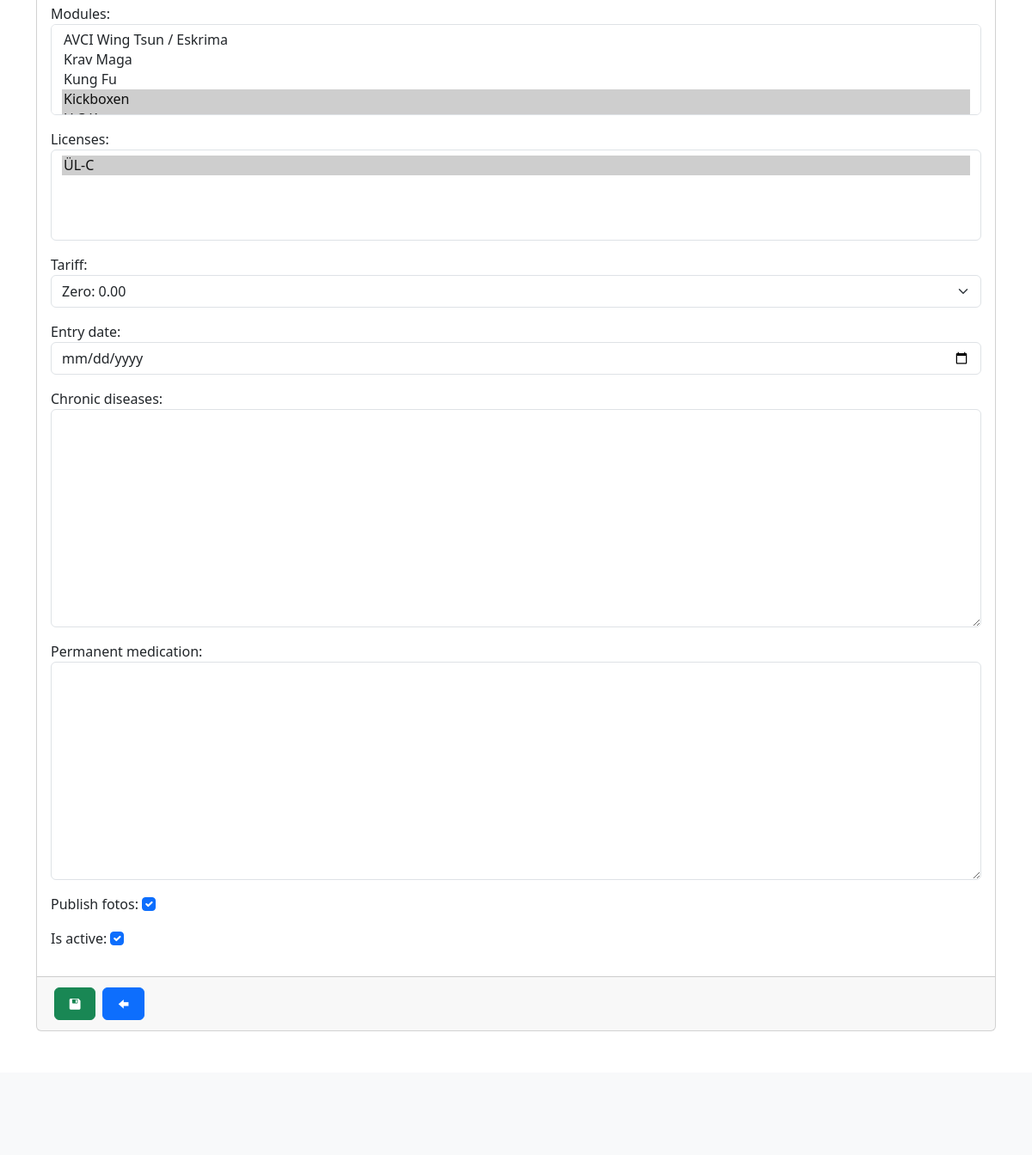
Page /mbrs/member/update/1 (signed in, lower part) on the earlier database version.
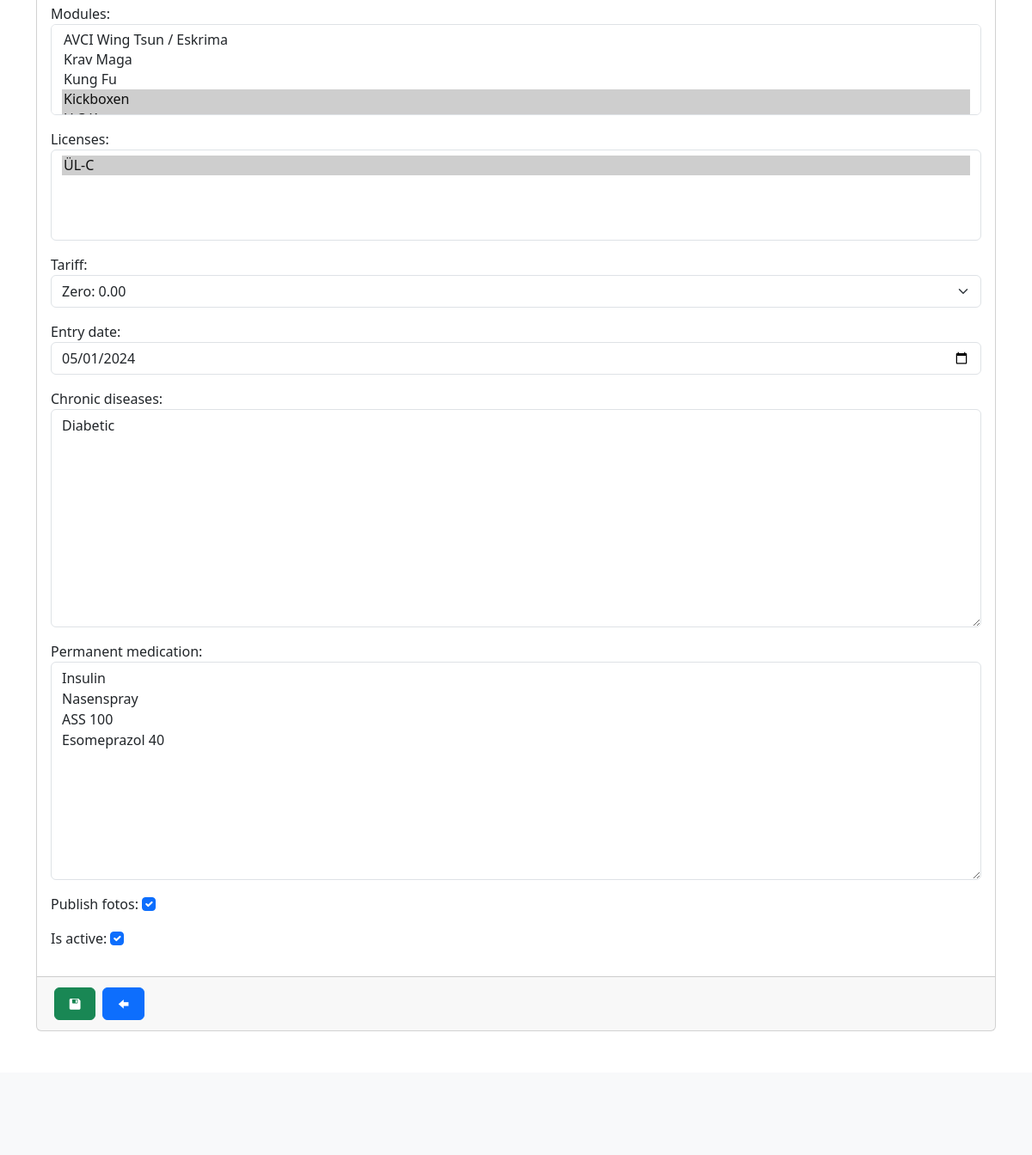
Same page on the later database version.
### members/models.py (models this page shows, shortened)
class Member(models.Model):
    firstname = models.CharField(max_length=255)
    lastname = models.CharField(max_length=255)
    birthday = models.DateField()
    gender = models.ForeignKey(Gender, blank=True, null=True, on_delete=models.SET_NULL)
    street = models.CharField(max_length=255)
    house_number = models.CharField(max_length=50)
    postal_code = models.CharField(max_length=50)
    city = models.CharField(max_length=255)
    country = models.CharField(max_length=255)
    email = models.EmailField(blank=True)
    phone = models.CharField(max_length=50, blank=True)
    legal_representative = models.TextField(blank=True)
    bankname = models.CharField(max_length=255)
    iban = models.CharField(max_length=50)
    bic = models.CharField(max_length=50, blank=True)
    positions = models.ManyToManyField(Position, blank=True)
    modules = models.ManyToManyField(Module, blank=True)
    licenses = models.ManyToManyField(License, blank=True)
    tariff = models.ForeignKey(Tariff, blank=True, null=True, on_delete=models.SET_NULL)
    entry_date = models.DateField(null=True)
    chronic_diseases = models.TextField(null=True, blank=True)
    permanent_medication = models.TextField(null=True, blank=True)
    publish_fotos = models.BooleanField(default=False)
    is_active = models.BooleanField(default=True)
    created_at = models.DateTimeField(auto_now=True)
    updated_at = models.DateTimeField(auto_now_add=True)
    class Meta:
        ordering = ["-updated_at"]

### members/views/members.py (the view)
# urls.py: path("member/update/<int:id>", members.update, name="members-member-update"),
@login_required(login_url="sevo-auth-login")
def update(request, id):
    member = get_object_or_404(models.Member, id=id)
    if request.method == "POST":
        form = forms.MemberForm(request.POST, instance=member)
        if form.is_valid():
            form.save()
            messages.add_message(request, messages.SUCCESS, _("Member was updated!"))
            url = reverse("members-member-index")
            return HttpResponseRedirect(url)
        else:
            messages.add_message(request, messages.ERROR, _("Failed, member was not created!"))
    else:
        form = forms.MemberForm(instance=member)
    return render(request, "members/member/create_update.html",  {
        "title": _("Update member"),
        "form": form,
        "submit_label": _("Update")
    })

### members/models.py (called while the page is built)
    def __str__(self):
        return self.title

    def __str__(self):
        return self.title

    def __str__(self):
        return f"{self.title}: {self.amount}"

    def __str__(self):
        return self.title

    def __str__(self):
        return f"{self.title}"

### members/templates/members/member/create_update.html (shortened to what this page needs)
{% extends "base_main.html" %}
{% load i18n %}
{% block main %}
    <div class="card">
        <form action="" method="post">
            <div class="card-body">
                {% for field in form %}
                    <div class="mb-3">
                        {{ field.label_tag }}
                        {{ field }}
                    </div>
                {% endfor %}
            </div>
            <div class="card-footer">
                <div class="d-flex justify-content-start align-content-center">
                    <button type="submit" class="btn btn-success m-1"><i class="demo-icon icon-floppy"></i></button>
                    <button type="button" class="btn btn-primary back-link m-1"><i class="demo-icon icon-left"></i></button>
                </div>
            </div>
        </form>
    </div>
{%  endblock %}

Differences in the rows shown:
changed Member "Zero: 0.00": entry_date (not shown) → "05/01/2024"; chronic_diseases (not shown) → "Diabetic"; permanent_medication (not shown) → "Insulin Nasenspray ASS 100 Esomeprazol 40"
